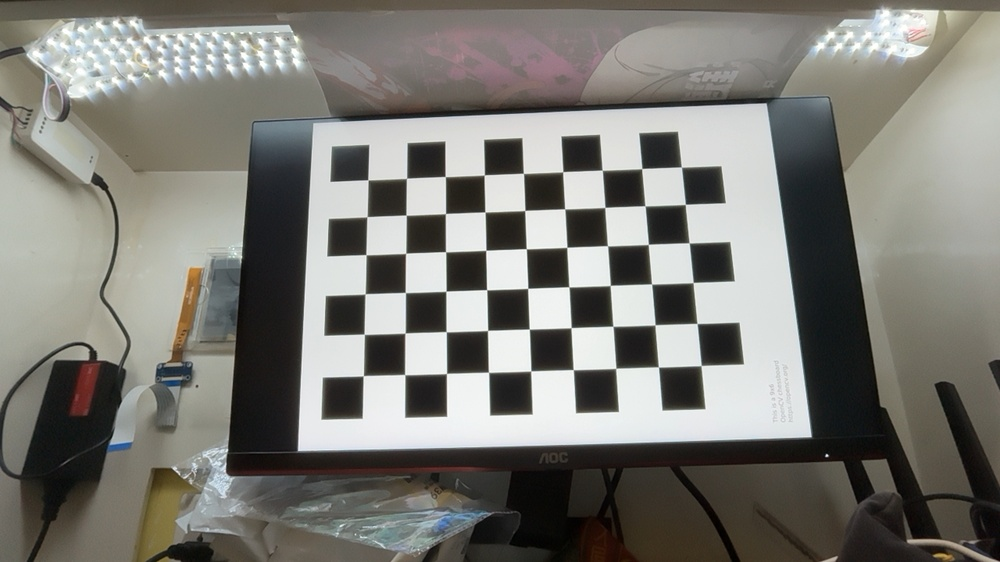
#> input picture MacbookM4.jpg, 1000 x 562 px, shrunk from 1920 x 1080 before the run; its folder holds only this picture in this run
$ python mycal.py
#> lines starting #> are read from the running program, lines starting #| are printed output that depends on the picture; after the words box and inside, x2 and y2 are one past the last pixel; in counts of white or black regions, pixels touching at a corner belong together; long printed decimals are rounded
import numpy as np
import cv2 as cv
import glob

# termination criteria
criteria = (cv.TERM_CRITERIA_EPS + cv.TERM_CRITERIA_MAX_ITER, 30, 0.001)

WIDTH = 9
HEIGHT = 6

# prepare object points, like (0,0,0), (1,0,0), (2,0,0) ....,(6,5,0)
objp = np.zeros((HEIGHT*WIDTH,3), np.float32)
objp[:,:2] = np.mgrid[0:WIDTH,0:HEIGHT].T.reshape(-1,2)
# Arrays to store object points and image points from all the images.
objpoints = [] # 3d point in real world space
imgpoints = [] # 2d points in image plane.

images = glob.glob('*.jpg')

for fname in images:
    print(fname)
    img = cv.imread(fname)
#> img is the input picture: shape (562, 1000, 3); mean B, G, R 116.6, 122.5, 123.6
    gray = cv.cvtColor(img, cv.COLOR_BGR2GRAY)

    # Find the chess board corners
    ret, corners = cv.findChessboardCorners(gray, (WIDTH,HEIGHT), None)
#> ret = True; corners = 54 rows, first 8: [367.9, 179.8], [406.6, 178.1], [445.1, 176.5], [484.4, 174.9], [523.3, 173.3], [562.8, 171.7], [602.1, 170], [641.8, 168.5]
    print(ret, corners)
#> (printed output is left out)

    # If found, add object points, image points (after refining them)
    if ret == True:
        objpoints.append(objp)

        corners2 = cv.cornerSubPix(gray,corners, (11,11), (-1,-1), criteria)
#> corners2 = 54 rows, first 8: [367.9, 179.9], [406.5, 178.3], [445.3, 176.6], [484.3, 175], [523.4, 173.4], [562.8, 171.8], [602.2, 170.3], [641.7, 168.6]
        imgpoints.append(corners2)

        # Draw and display the corners
        cv.drawChessboardCorners(img, (WIDTH,HEIGHT), corners2, ret)
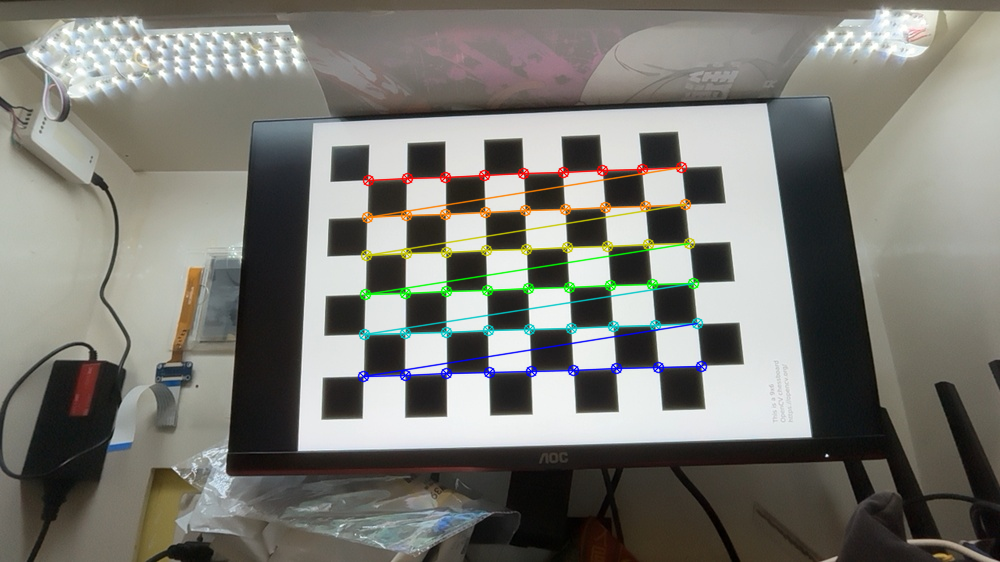
#> img: shape (562, 1000, 3); 2.64% of pixels changed, all inside (x1, y1, x2, y2) = (357, 161, 708, 383)
        # save to disk
        cv.imwrite('corners_found_'+fname.replace(".jpg", ".png"), img)

        ret, mtx, dist, rvecs, tvecs = cv.calibrateCamera(objpoints, imgpoints, gray.shape[::-1], None, None)
#> ret = 0.0566; mtx = [[523.8, 0, 505.3], [0, 521.6, 290.3], [0, 0, 1]]; dist = [[-0.0763, 0.501, -0.000978, -0.000167, -1.49]]; rvecs = ([-0.193, 0.0336, -0.0316],); tvecs = ([-3.54, -2.85, 13.43],)
        print("Camera matrix : \n")
        print(mtx)
#| [[523.791   0.         505.325]
#|  [  0.         521.573   290.310]
#|  [  0.           0.           1.        ]]
        print("dist : \n")
        print(dist)
#| [[-7.62779884e-02  5.01016734e-01 -9.78410150e-04 -1.67195192e-04
#|   -1.48644657e+00]]
        print("rvecs : \n")
        print(rvecs)
#| (array([[-0.1932],
#|        [ 0.03361],
#|        [-0.03159]]),)
        print("tvecs : \n")
        print(tvecs)
#| (array([[-3.535 ],
#|        [-2.852],
#|        [13.426 ]]),)

        fs = cv.FileStorage('cameraParams_' + fname[:-4] + '.yml', cv.FILE_STORAGE_WRITE)
        fs.write('cameraMatrix', mtx)
        fs.write('distCoeffs', dist.T)
        fs.release()


cv.destroyAllWindows()
